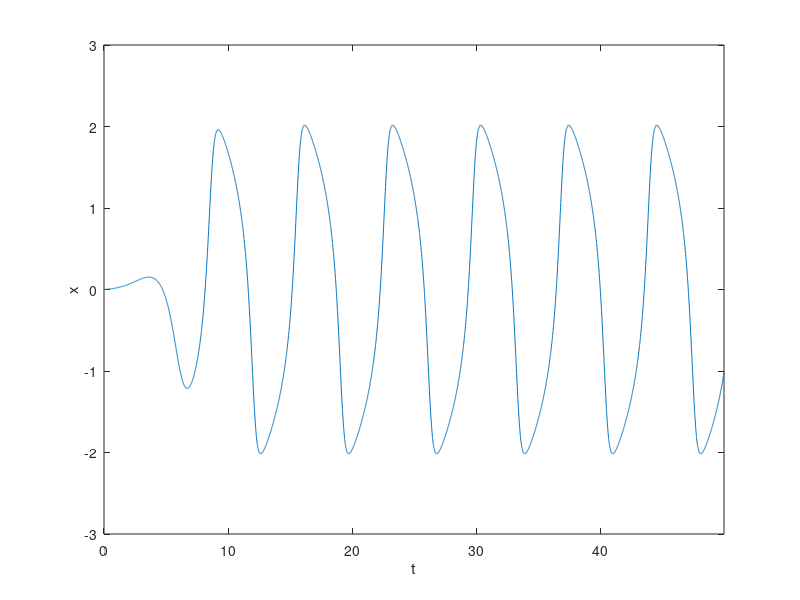
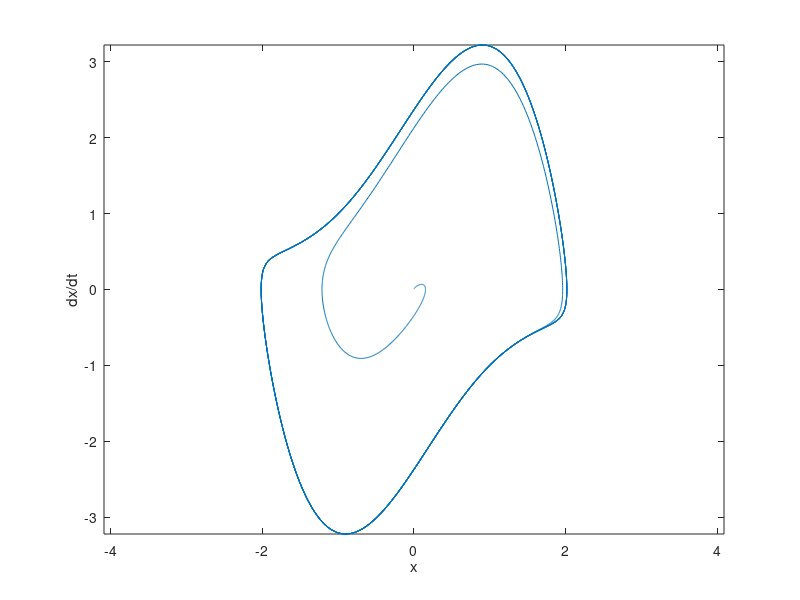

These figures' MATLAB source, in order:
clear all;
clc;

%% PARAMETEREK
x0=0;        % x(0)
dx0=0.01;    % x'(0)
mu=1.5;      % csillapitas
Ts=0.01;     % szimulacios idokoz
N=5000;      % szimulacios utemszam
 
%% A DIFFERENCIALEGYENLET MEGOLDASA
%  eredeti masodrendu:  x''-mu*(1-x^2)*x'+x=0
%  szetbontva ket csatolt elsorendure:  x'=dx
%                                       dx'=mu*(1-x^2)*dx-x

dX=@(dx) dx;
dDx=@(dx,x) mu*(1-x^2)*dx-x;

x=x0;
dx=dx0;
xSave=zeros(1,N);
dxSave=zeros(1,N);

for ii=1:N
    xSave(ii)=x;
    dxSave(ii)=dx;
    a_x=dX(dx);
    a_dx=dDx(dx,x);
    b_x=dX(dx+0.5*Ts*a_dx);
    b_dx=dDx(dx+0.5*Ts*a_dx,x+0.5*Ts*a_x);
    c_x=dX(dx+0.5*Ts*b_dx);
    c_dx=dDx(dx+0.5*Ts*b_dx,x+0.5*Ts*b_x);
    d_x=dX(dx+Ts*c_dx);
    d_dx=dDx(dx+Ts*c_dx,x+Ts*c_x);
    x=x+Ts*(a_x+2*b_x+2*c_x+d_x)/6;
    dx=dx+Ts*(a_dx+2*b_dx+2*c_dx+d_dx)/6;
end

%% ABRAZOLAS
figure(1);
plot((0:N-1)*Ts,xSave);
xlim([0 (N-1)*Ts]);
xlabel('t');
ylabel('x');
figure(2);
plot(xSave,dxSave);
axis equal;
xlabel('x');
ylabel('dx/dt');